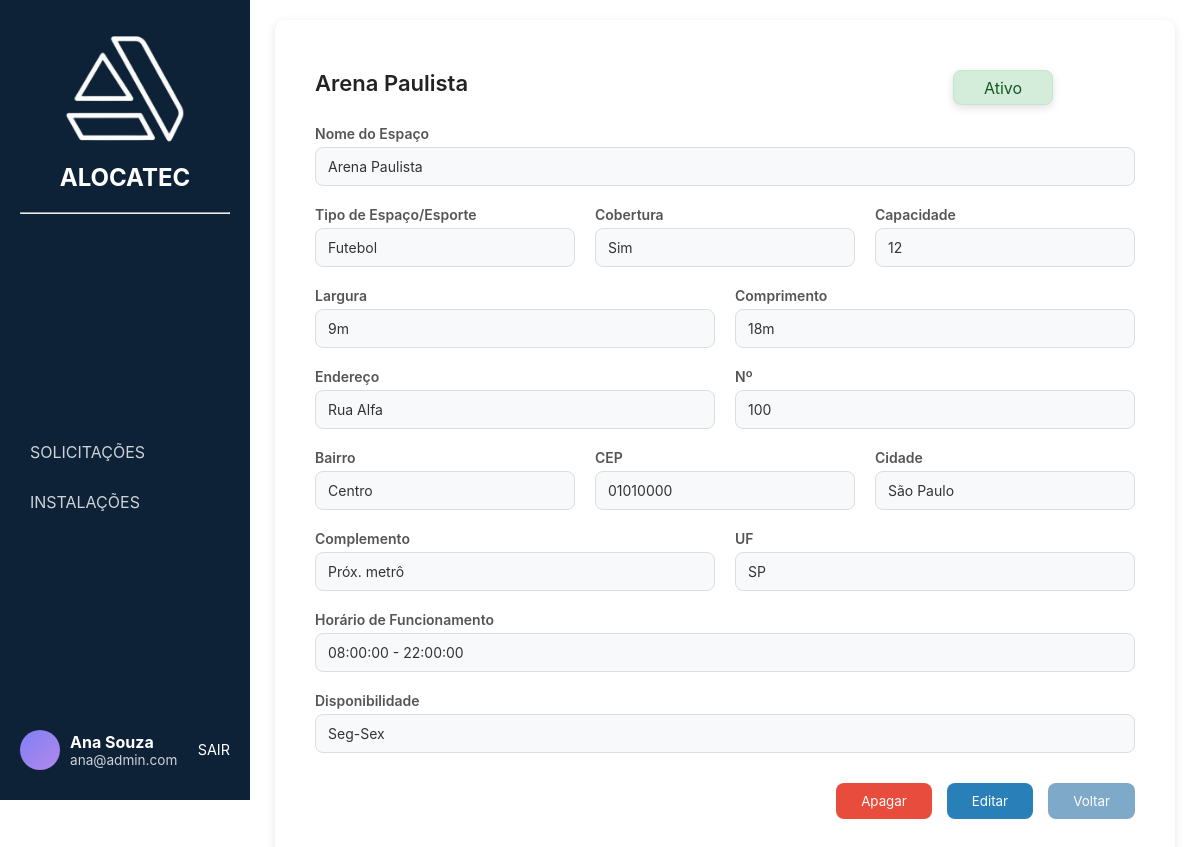
The app's page /pages/detalhes_instalacoes/instalacao.php?id_estabelecimento=1 (signed in) with its own data.
### tables this page shows
CREATE TABLE estabelecimento (
    id_estabelecimento INT AUTO_INCREMENT PRIMARY KEY,
    nome_est VARCHAR(100) NOT NULL,
    tipo ENUM('Vôlei','Futebol','Basquete','Piscina', 'Poliesportivo','Outros') NOT NULL,
    endereco VARCHAR(150) NOT NULL,
    numero NUMERIC(5) NOT NULL,
    bairro VARCHAR(150) NOT NULL,
    cep VARCHAR(10) NOT NULL,
    cidade VARCHAR(150) NOT NULL,
    complemento VARCHAR(150),
    uf VARCHAR(2) NOT NULL,
    status ENUM('Ativo', 'Inativo') NOT NULL,
    inicio TIME NOT NULL,
    termino TIME NOT NULL,
    disponibilidade ENUM('Seg-Sex', 'Sab-Dom', 'Seg-Dom') NOT NULL,
    id_administrador INT NOT NULL,
    FOREIGN KEY (id_administrador) REFERENCES administrador(id_administrador)
);

CREATE TABLE espaco (
    id_espaco INT AUTO_INCREMENT PRIMARY KEY,
    capacidade INT NOT NULL,
    cobertura ENUM('Sim', 'Não') NOT NULL,
    largura VARCHAR(10),
    comprimento VARCHAR(10),
    descricao_adicional VARCHAR(10000) NOT NULL,
    localidade VARCHAR(100) NOT NULL,
    status ENUM('disponível', 'indisponível') NOT NULL,
    id_estabelecimento INT NOT NULL,
    FOREIGN KEY (id_estabelecimento) REFERENCES estabelecimento(id_estabelecimento)
);

### login/login.php (called while the page is built, shortened)
<?php
if (session_status() === PHP_SESSION_NONE) {
class Store {
    public static function get($key) {
        return $_SESSION[$key] ?? null;
    }
}
}

### pages/detalhes_instalacoes/instalacao.php (the view, shortened to what this page needs)
<?php
require_once '../../database/conexao_bd_mysql.php';
require_once '../../login/login.php';
$usuario = Store::get('usuario');
$id_estabelecimento = intval($_GET['id_estabelecimento']);
$sql_estabelecimento = "
    SELECT nome_est, tipo, endereco, numero, bairro, cep, cidade,
           complemento, uf, inicio, termino, disponibilidade, status
    FROM estabelecimento
    WHERE id_estabelecimento = $id_estabelecimento;
";
$result_estab = mysqli_query($conexao_servidor_bd, $sql_estabelecimento);
$dados_estab = mysqli_fetch_assoc($result_estab);
$sql_espaco = "
      SELECT capacidade, cobertura, largura, comprimento,
    localidade, E.id_estabelecimento
    FROM espaco E
    INNER JOIN estabelecimento T ON E.id_estabelecimento = T.id_estabelecimento
    WHERE T.id_estabelecimento = $id_estabelecimento;
";
$result_espaco = mysqli_query($conexao_servidor_bd, $sql_espaco);
$dados_espaco = mysqli_fetch_assoc($result_espaco);
$cobertura       = $dados_espaco['cobertura'];
$capacidade      = $dados_espaco['capacidade'];
$largura         = $dados_espaco['largura'];
$comprimento     = $dados_espaco['comprimento'];
$status = $dados_estab['status'];
$tipo_espaco     = $dados_estab['tipo'];
$nome_espaco      = $dados_estab['nome_est'];
$endereco        = $dados_estab['endereco'];
$numero          = $dados_estab['numero'];
$bairro          = $dados_estab['bairro'];
$cep             = $dados_estab['cep'];
$cidade          = $dados_estab['cidade'];
$complemento     = $dados_estab['complemento'];
$uf              = $dados_estab['uf'];
$inicio          = $dados_estab['inicio'];
$termino         = $dados_estab['termino'];
$disponibilidade = $dados_estab['disponibilidade'];
?>
<!DOCTYPE html>
<html lang="pt-BR">
<head>
  <link rel="stylesheet" href="instalacao.css">
</head>
<body>
  <aside class="sidebar">
    <div class="logo">
      <div class="icone-logo">
        <img src="./img/logo.png" alt="Logo">
      </div>
      <h2>ALOCATEC</h2>
      <br><hr>
    </div>
    <nav>
      <ul>
        <li><a href="../solicitacao/solicitacao.php">SOLICITAÇÕES</a></li>
        <li><a href="../instalacoes/instalacoes.php">INSTALAÇÕES</a></li>
      </ul>
    </nav>
    <div class="user">
      <div class="avatar"></div>
      <div class="user-info">
        <p class="nome"><?php echo htmlspecialchars($usuario['nome']); ?></p>
        <p class="cargo"><?php echo htmlspecialchars($usuario['email']); ?></p>
      </div>
      <a href="../../login/logout.php" class="logout">SAIR</a>
    </div>
  </aside>
  <main class="content">
<?php
$id_estabelecimento = $_GET['id_estabelecimento'] ?? null;
?>
    <div class="header-form">
      <h2><?php echo htmlspecialchars($nome_espaco); ?></h2>
      <span class="status <?= htmlspecialchars($status) ?>">
  <?= htmlspecialchars($status) ?>
</span>
    </div>
    <form class="form">
      <div class="form-group full">
        <label>Nome do Espaço</label>
        <p><?php echo htmlspecialchars($nome_espaco); ?></p>
      </div>
      <div class="form-row">
        <div class="form-group">
          <label>Tipo de Espaço/Esporte</label>
          <p><?php echo htmlspecialchars($tipo_espaco); ?></p>
        </div>
        <div class="form-group">
          <label>Cobertura</label>
          <p><?php echo htmlspecialchars($cobertura); ?></p>
        </div>
        <div class="form-group">
          <label>Capacidade</label>
          <p><?php echo htmlspecialchars($capacidade); ?></p>
        </div>
      </div>
      <div class="form-row">
        <div class="form-group">
          <label>Largura</label>
          <p><?php echo htmlspecialchars($largura); ?></p>
        </div>
        <div class="form-group">
          <label>Comprimento</label>
          <p><?php echo htmlspecialchars($comprimento); ?></p>
        </div>
      </div>
      <div class="form-row">
        <div class="form-group large">
          <label>Endereço</label>
          <p><?php echo htmlspecialchars($endereco); ?></p>
        </div>
        <div class="form-group small">
          <label>Nº</label>
          <p><?php echo htmlspecialchars($numero); ?></p>
        </div>
      </div>
      <div class="form-row">
        <div class="form-group">
          <label>Bairro</label>
          <p><?php echo htmlspecialchars($bairro); ?></p>
        </div>
        <div class="form-group">
          <label>CEP</label>
          <p><?php echo htmlspecialchars($cep); ?></p>
        </div>
        <div class="form-group">
          <label>Cidade</label>
          <p><?php echo htmlspecialchars($cidade); ?></p>
        </div>
      </div>
      <div class="form-row">
        <div class="form-group large">
          <label>Complemento</label>
          <p><?php echo htmlspecialchars($complemento); ?></p>
        </div>
        <div class="form-group small">
          <label>UF</label>
          <p><?php echo htmlspecialchars($uf); ?></p>
        </div>
      </div>
      <div class="form-row">
        <div class="form-group">
          <label>Horário de Funcionamento</label>
          <p><?php echo htmlspecialchars($inicio . ' - ' . $termino); ?></p>
        </div>
      </div>
      <div class="form-group full">
        <label>Disponibilidade</label>
        <p><?php echo htmlspecialchars($disponibilidade); ?></p>
      </div>
    </form>
    <div class="form-actions">
      <button class="btn btn-apagar" onclick="window.location.href='../apagar_instalacao/apagar.php?id_estabelecimento=<?php echo $id_estabelecimento; ?>'">
        Apagar
    </button>
      <button type="button" class="btn btn-editar" onclick="window.location.href='../editar_instalacao/editar.php?id_estabelecimento=<?php echo $id_estabelecimento; ?>'">
        Editar</button>
      <button type="button" class="btn btn-voltar">Voltar</button>
    </div>
  </main>
</body>
</html>

### pages/detalhes_instalacoes/instalacao.css (style rules this page uses)
* { margin: 0; padding: 0; box-sizing: border-box; font-family: "Inter", sans-serif; }
body { display: flex; height: 100vh; background: #ffffff; }
.sidebar { width: 250px; background: #0d2137; color: white; display: flex; flex-direction: column; justify-content: space-between; padding: 30px 20px; }
.logo { text-align: center; margin-bottom: 10px; }
.logo img { width: 120px; height: auto; }
.icone-logo { font-size: 40px; font-weight: bold; }
nav ul { list-style: none; }
nav ul li { padding: 15px 10px; cursor: pointer; opacity: 0.8; transition: 0.3s; }
a { text-decoration: none; color: white; }
.user { display: flex; align-items: center; gap: 10px; }
.avatar { width: 40px; height: 40px; background: linear-gradient(135deg, #7f7ff5, #b388eb); border-radius: 50%; }
.user-info p { margin: 0; }
.nome { font-weight: bold; }
.cargo { font-size: 0.85rem; opacity: 0.8; }
.logout { margin-left: auto; color: #fff; font-size: 0.9rem; text-decoration: none; }
.content { background-color: white; width: 900px; height: 900px; padding: 30px 40px; border-radius: 10px; box-shadow: 0 2px 10px rgba(0, 0, 0, 0.1); margin-top: 25px; align-items: center; margin: 20px auto 10px auto; }
.header-form { display: flex; width: 90%; max-width: 900px; margin-block: 20px; justify-content: space-between; }
.header-form h2 { font-size: 22px; color: #222; font-weight: 600; }
.status { width: 100px; height: 35px; display: flex; justify-content: center; align-items: center; border-radius: 8px; box-shadow: 0 3px 8px rgba(0, 0, 0, 0.12); color: inherit; }
.status.Ativo { background-color: #d4edda; color: #155724; border: 1px solid #c3e6cb; }
.form { display: flex; flex-direction: column; gap: 20px; }
.form-row { display: flex; gap: 20px; flex-wrap: wrap; }
.form-group { flex: 1; display: flex; flex-direction: column; gap: 5px; }
.form-group label { font-size: 14px; font-weight: 600; color: #555; }
.form-group p { background: #f8f9fa; border: 1px solid #ddd; border-radius: 8px; padding: 10px 12px; font-size: 14px; color: #333; margin: 0; }
.form-actions { display: flex; justify-content: flex-end; gap: 15px; margin-top: 30px; }
.btn { border: none; color: white; padding: 10px 25px; border-radius: 8px; cursor: pointer; transition: 0.3s; }
.btn-apagar { background-color: #e74c3c; color: #fff; }
.btn-editar { background-color: #2980b9; color: #fff; }
.btn-voltar { background-color: #7ea9c9; color: #fff; }

### records on screen
estabelecimento: nome_est "Arena Paulista", status "Ativo", tipo "Futebol", endereco "Rua Alfa", numero "100", bairro "Centro", cep "01010000", cidade "São Paulo", complemento "Próx. metrô", uf "SP", inicio+termino "08:00:00 - 22:00:00", disponibilidade "Seg-Sex"
espaco: cobertura "Sim", capacidade "12", largura "9m", comprimento "18m"

### other values on screen
$usuario['nome'] "Ana Souza"
$usuario['email'] "ana@admin.com"
